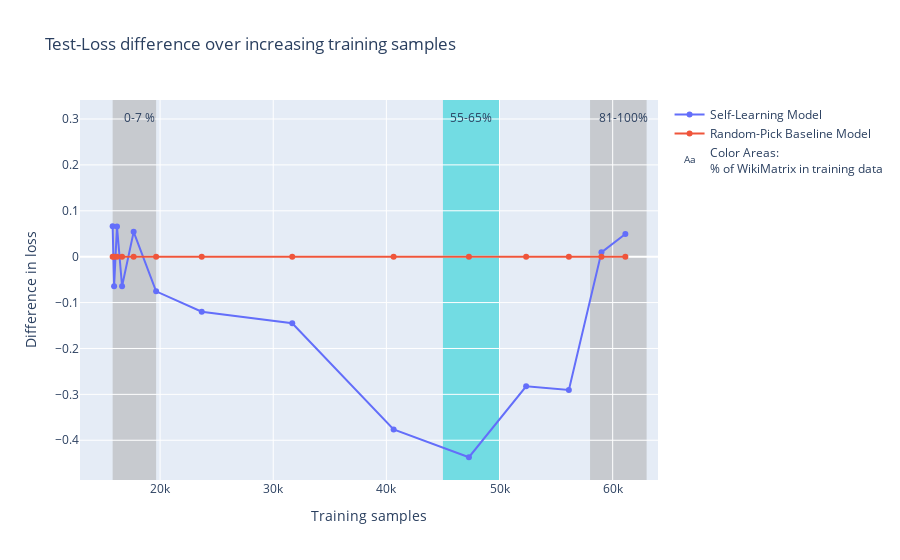

This figure's notebook cell:
### Code cell
fig = go.Figure()
fig.add_trace(go.Scatter(x=loss_comparison.samples,y=loss_comparison.model, name= "Self-Learning Model"))
fig.add_trace(go.Scatter(x=loss_comparison.samples,y=loss_comparison.baseline, name = "Random-Pick Baseline Model"))
fig.add_trace(go.Scatter(
    x=[18200, 47500, 61000],
    y=[0.3, 0.3, 0.3],
    text=["0-7 %",
          "55-65%",
          "81-100%"],
    mode="text",
    name = "Color Areas:<br>% of WikiMatrix in training data"))
    
    
fig.update_layout(title_text="Test-Loss difference over increasing training samples",
                 xaxis_title="Training samples",
                 yaxis_title="Difference in loss",
                shapes=[
        # 1st highlight during Feb 4 - Feb 6
        dict(
            type="rect",
            # x-reference is assigned to the x-values
            xref="x",
            # y-reference is assigned to the plot paper [0,1]
            yref="paper",
            x0=round_stats_model.total_samples[0],
            y0=0,
            x1=round_stats_model.total_samples[5],
            y1=1,
            fillcolor="darkgrey",
            opacity=0.5,
            layer="below",
            line_width=0,
        ),
        dict(
            type="rect",
            # x-reference is assigned to the x-values
            xref="x",
            # y-reference is assigned to the plot paper [0,1]
            yref="paper",
            x0=45000,
            y0=0,
            x1=50000,
            y1=1,
            fillcolor="darkturquoise",
            opacity=0.5,
            layer="below",
            line_width=0,
    ),
        dict(
            type="rect",
            # x-reference is assigned to the x-values
            xref="x",
            # y-reference is assigned to the plot paper [0,1]
            yref="paper",
            x0=58000,
            y0=0,
            x1=63000,
            y1=1,
            fillcolor="darkgrey",
            opacity=0.5,
            layer="below",
            line_width=0,
    )      
                ]
                 )
                 
fig.show()


fig.write_image("img/test_loss_difference.png", width=800, height=350, scale=1.5)

### Figure 1 — Plotly figure (JSON) as saved in the notebook; plotly's stock layout.template omitted (floating-point values rounded to 4 significant figures)
{"data": [{"name": "Self-Learning Model", "type": "scatter", "x": [15808, 15936, 16192, 16640, 17664, 19648, 23680, 31680, 40640, 47296, 52352, 56128, 59008, 61120], "y": [0.06605, -0.06426, 0.06572, -0.0644, 0.05408, -0.07556, -0.1201, -0.1451, -0.3764, -0.437, -0.2826, -0.2903, 0.009456, 0.04951]}, {"name": "Random-Pick Baseline Model", "type": "scatter", "x": [15808, 15936, 16192, 16640, 17664, 19648, 23680, 31680, 40640, 47296, 52352, 56128, 59008, 61120], "y": [0, 0, 0, 0, 0, 0, 0, 0, 0, 0, 0, 0, 0, 0]}, {"mode": "text", "name": "Color Areas:<br>% of WikiMatrix in training data", "text": ["0-7 %", "55-65%", "81-100%"], "type": "scatter", "x": [18200, 47500, 61000], "y": [0.3, 0.3, 0.3]}], "layout": {"shapes": [{"fillcolor": "darkgrey", "layer": "below", "line": {"width": 0}, "opacity": 0.5, "type": "rect", "x0": 15808, "x1": 19648, "xref": "x", "y0": 0, "y1": 1, "yref": "paper"}, {"fillcolor": "darkturquoise", "layer": "below", "line": {"width": 0}, "opacity": 0.5, "type": "rect", "x0": 45000, "x1": 50000, "xref": "x", "y0": 0, "y1": 1, "yref": "paper"}, {"fillcolor": "darkgrey", "layer": "below", "line": {"width": 0}, "opacity": 0.5, "type": "rect", "x0": 58000, "x1": 63000, "xref": "x", "y0": 0, "y1": 1, "yref": "paper"}], "title": {"text": "Test-Loss difference over increasing training samples"}, "xaxis": {"title": {"text": "Training samples"}}, "yaxis": {"title": {"text": "Difference in loss"}}}}
